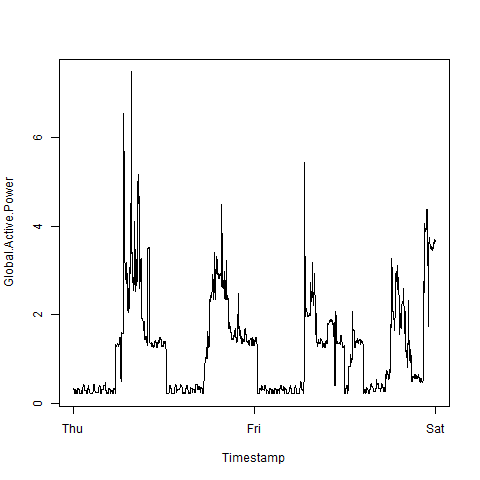

Generate this figure with R:

source("./readData.R")

drawPlot2 <- function(hpcData) {
    
    with( household.power.consumption,    {
    
        plot(
            Timestamp,
            Global.Active.Power,
            type="l"
        )
    })
}

household.power.consumption <- readData()

# save it to a PNG file with a width of 480 pixels and a height of 480 pixels
png(file = "plot2.png", width = 480, height = 480)

drawPlot2(household.power.consumption)

dev.off()